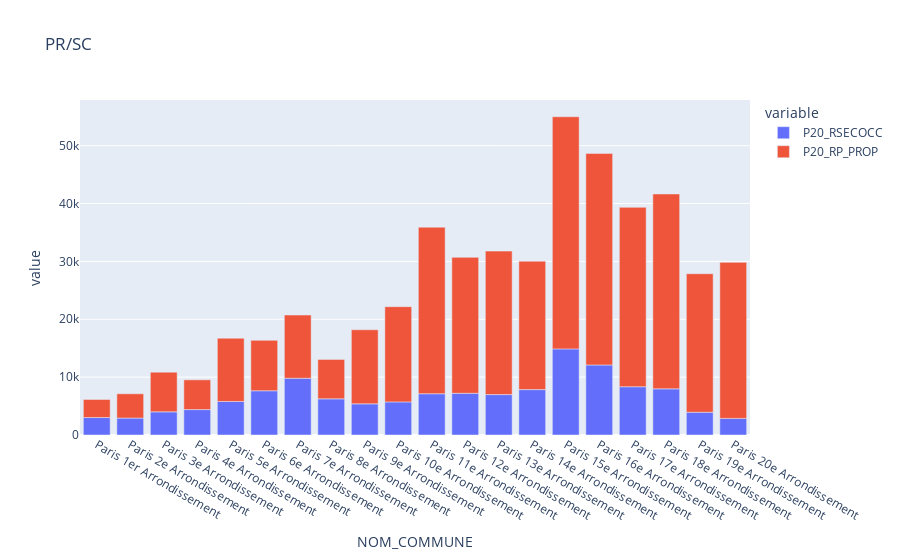

Source (notebook cell):
### Code cell
fig = px.bar(paris_pop, x="NOM_COMMUNE", y=["P20_RSECOCC", "P20_RP_PROP"], title="PR/SC")
fig.show()

### Figure 1 — Plotly figure (JSON) as saved in the notebook; plotly's stock layout.template omitted (floating-point values rounded to 4 significant figures)
{"data": [{"alignmentgroup": "True", "hovertemplate": "variable=P20_RSECOCC<br>NOM_COMMUNE=%{x}<br>value=%{y}<extra></extra>", "legendgroup": "P20_RSECOCC", "marker": {"color": "#636efa", "pattern": {"shape": ""}}, "name": "P20_RSECOCC", "offsetgroup": "P20_RSECOCC", "orientation": "v", "showlegend": true, "textposition": "auto", "type": "bar", "x": ["Paris 1er Arrondissement", "Paris 2e Arrondissement", "Paris 3e Arrondissement", "Paris 4e Arrondissement", "Paris 5e Arrondissement", "Paris 6e Arrondissement", "Paris 7e Arrondissement", "Paris 8e Arrondissement", "Paris 9e Arrondissement", "Paris 10e Arrondissement", "Paris 11e Arrondissement", "Paris 12e Arrondissement", "Paris 13e Arrondissement", "Paris 14e Arrondissement", "Paris 15e Arrondissement", "Paris 16e Arrondissement", "Paris 17e Arrondissement", "Paris 18e Arrondissement", "Paris 19e Arrondissement", "Paris 20e Arrondissement"], "xaxis": "x", "y": [3017.0, 2929.0, 4000.0, 4393.0, 5797.0, 7643.0, 9805.0, 6248.0, 5380.0, 5720.0, 7131.0, 7212.0, 6983.0, 7846.0, 14880.0, 12100.0, 8340.0, 7977.0, 3933.0, 2870.0], "yaxis": "y"}, {"alignmentgroup": "True", "hovertemplate": "variable=P20_RP_PROP<br>NOM_COMMUNE=%{x}<br>value=%{y}<extra></extra>", "legendgroup": "P20_RP_PROP", "marker": {"color": "#EF553B", "pattern": {"shape": ""}}, "name": "P20_RP_PROP", "offsetgroup": "P20_RP_PROP", "orientation": "v", "showlegend": true, "textposition": "auto", "type": "bar", "x": ["Paris 1er Arrondissement", "Paris 2e Arrondissement", "Paris 3e Arrondissement", "Paris 4e Arrondissement", "Paris 5e Arrondissement", "Paris 6e Arrondissement", "Paris 7e Arrondissement", "Paris 8e Arrondissement", "Paris 9e Arrondissement", "Paris 10e Arrondissement", "Paris 11e Arrondissement", "Paris 12e Arrondissement", "Paris 13e Arrondissement", "Paris 14e Arrondissement", "Paris 15e Arrondissement", "Paris 16e Arrondissement", "Paris 17e Arrondissement", "Paris 18e Arrondissement", "Paris 19e Arrondissement", "Paris 20e Arrondissement"], "xaxis": "x", "y": [3120.0, 4193.0, 6859.0, 5141.0, 10930.0, 8711.0, 10920.0, 6817.0, 12800.0, 16450.0, 28780.0, 23490.0, 24800.0, 22200.0, 40120.0, 36560.0, 31000.0, 33680.0, 23940.0, 26970.0], "yaxis": "y"}], "layout": {"barmode": "relative", "legend": {"title": {"text": "variable"}, "tracegroupgap": 0}, "title": {"text": "PR/SC"}, "xaxis": {"anchor": "y", "domain": [0, 1], "title": {"text": "NOM_COMMUNE"}}, "yaxis": {"anchor": "x", "domain": [0, 1], "title": {"text": "value"}}}}
